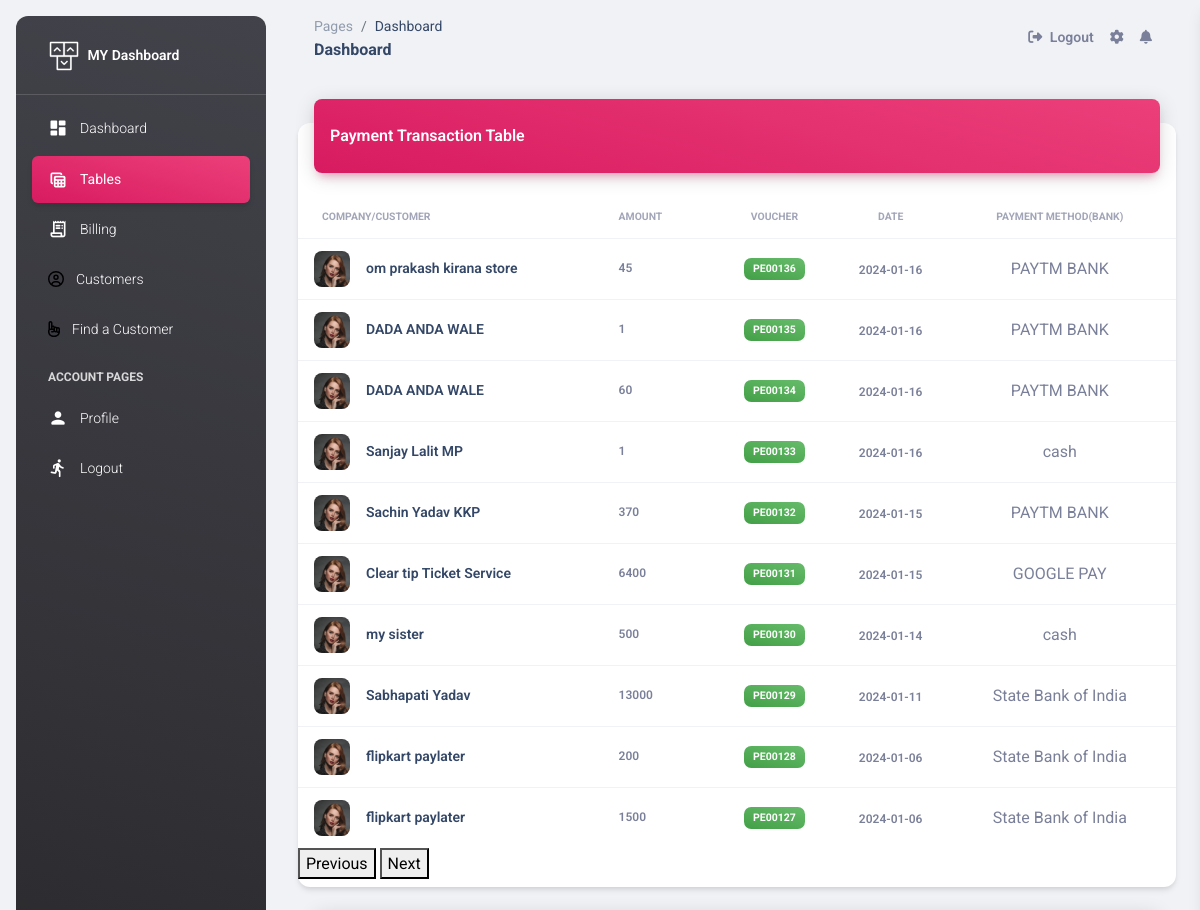
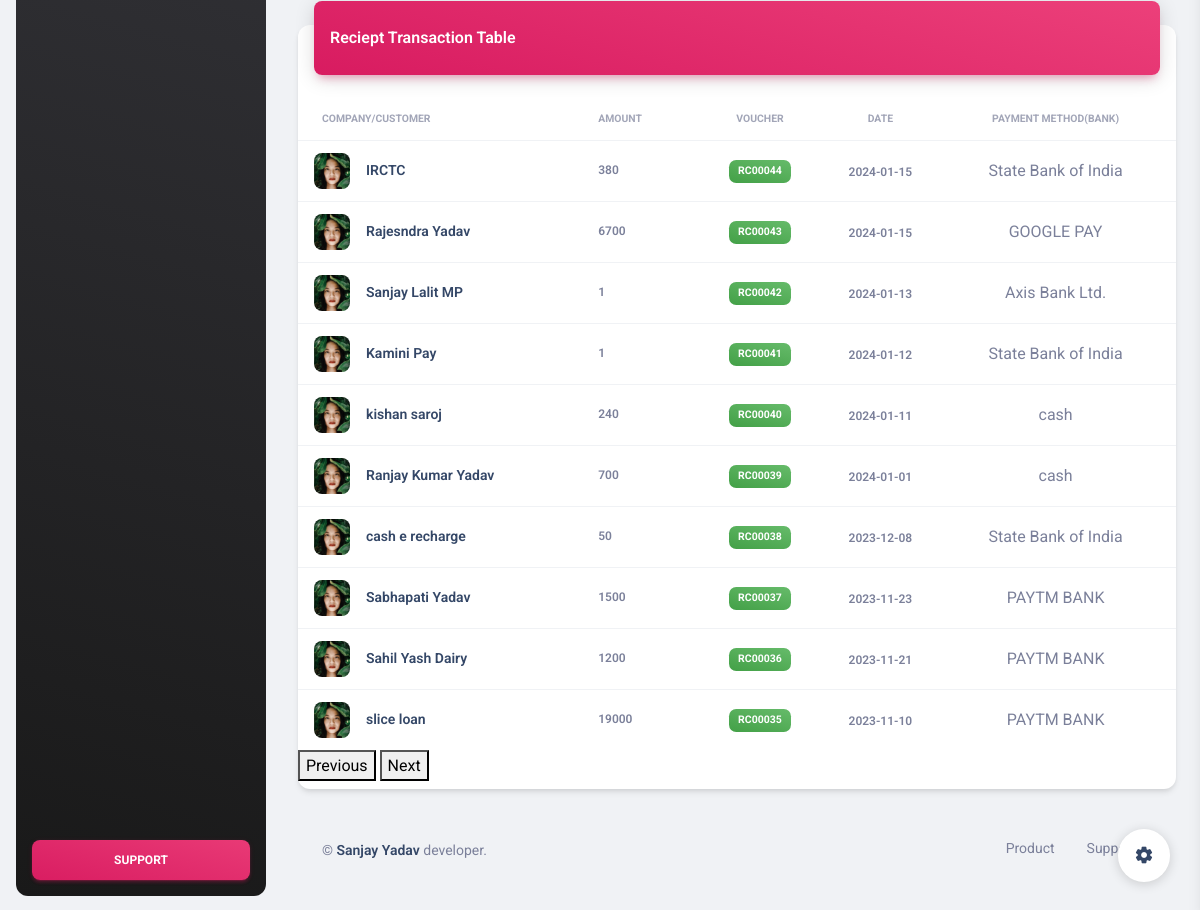
Screenshot of /tables.html (signed in) with the database file from the repository (2 pictures, top to bottom).
### tables this page shows
CREATE TABLE "payment" (
	"paymethod"	varchar(50),
	"ledgername"	varchar(100),
	"Voucher"	varchar(10),
	"Amount"	varchar(8),
	"date"	varchar(10),
	PRIMARY KEY("Voucher")
);

CREATE TABLE "reciept" (
	"reciptmthd"	varchar(50),
	"ledgername"	varchar(100),
	"Voucher"	varchar(10),
	"Amount"	varchar(8),
	"date"	varchar(10),
	PRIMARY KEY("Voucher")
);

### apps/home/routes.py (the view)
@blueprint.route('/<template>')
@login_required
def route_template(template):
    NEWEST=latesttra()
    print(NEWEST)
    page = request.args.get('page', 1, type=int)
    items_per_page = 10                                 # Adjust this based on your needs
    conn = sqlite3.connect(DB_NAME)
    cursor = conn.cursor()
    query = "SELECT ledgername, Amount, Voucher, date, paymethod FROM payment ORDER BY Voucher DESC"
    offset = (page - 1) * items_per_page
    query += f" LIMIT {items_per_page} OFFSET {offset}"
    cursor.execute(query)
    payments = cursor.fetchall()
    conn.close()
    page = request.args.get('page', 1, type=int)
    items_per_page = 10                                 # Adjust this based on your needs
    conn1 = sqlite3.connect(DB_NAME)
    cursor1 = conn1.cursor()
    query1 = "SELECT ledgername,Amount,Voucher,date,reciptmthd FROM reciept ORDER BY Voucher DESC"
    offset = (page - 1) * items_per_page
    query1 += f" LIMIT {items_per_page} OFFSET {offset}"
    cursor1.execute(query1)
    reciept = cursor1.fetchall()
    conn.close()
    page1 = request.args.get('page', 1, type=int)
    items_per_page1 = 40                                 # Adjust this based on your needs
    conn2 = sqlite3.connect(DB_NAME)
    cursor2 = conn2.cursor()
    query2 = "SELECT * from Legders"
    offset1 = (page1 - 1) * items_per_page1
    query1 += f" LIMIT {items_per_page1} OFFSET {offset1}"
    cursor2.execute(query2)
    customers = cursor2.fetchall()
    conn.close()
    conn4 = sqlite3.connect(DB_NAME)
    cursor4 = conn4.cursor()
    query4 = "SELECT * from Legders"
    cursor4.execute(query4)
    customerslist = cursor4.fetchall()
    conn4.close()
    conn5 = sqlite3.connect(DB_NAME)
    cursor5 = conn5.cursor()
    query5 = "SELECT * from paymthd"
    cursor5.execute(query5)
    paymthd = cursor5.fetchall()
    conn5.close()
    rc_number = str(latestvrchofrec())[3:-4]
    print(rc_number)
    incremented_number = int(rc_number[2:]) + 1
    result = "RC" + str(incremented_number).zfill(5)
    print(result)
    rc_number1=str(latestvrchofpay())[3:-4]
    incremented_number1 = int(rc_number1[2:]) + 1
    result1 = "PE" + str(incremented_number1).zfill(5)
    print(result1)
    carddet=card()
    print(carddet)
    try:
        if not template.endswith('.html'):
            template += '.html'
        segment = get_segment(request)
        return render_template("home/" + template, segment=segment,payments=payments, page=page,reciept=reciept,customers=customers,page1=page1,customerslist=customerslist,paymthd=paymthd
        ,NEWEST=NEWEST,result=result,result1=result1,carddet=carddet)
    except TemplateNotFound:
        return render_template('home/page-404.html'), 404
    except:
        return render_template('home/page-500.html'), 500

### apps/__init__.py (called while the page is built)
def configure_database(app):
    @app.before_first_request
    def initialize_database():
        try:
            db.create_all()
        except Exception as e:
            print('> Error: DBMS Exception: ' + str(e) )
            basedir = os.path.abspath(os.path.dirname(__file__))
            app.config['SQLALCHEMY_DATABASE_URI'] = SQLALCHEMY_DATABASE_URI = 'sqlite:///' + os.path.join(basedir, 'db.sqlite3')
            print('> Fallback to SQLite ')
            db.create_all()
    @app.teardown_request
    def shutdown_session(exception=None):
        db.session.remove()

### apps/authentication/models.py (called while the page is built)
@login_manager.user_loader
def user_loader(id):
    return Users.query.filter_by(id=id).first()

### apps/home/routes.py (called while the page is built)
def latestvrchofpay():
    conn=sqlite3.connect(DB_NAME)
    cursor=conn.cursor()
    qr='SELECT max(Voucher) FROM payment'
    cursor.execute(qr)
    p=cursor.fetchall()
    conn.close()
    return p

def latestvrchofrec():
    conn=sqlite3.connect(DB_NAME)
    cursor=conn.cursor()
    qr='SELECT max(Voucher) FROM reciept'
    cursor.execute(qr)
    p1=cursor.fetchall()
    conn.close()
    return p1

def card():
    conn=sqlite3.connect(DB_NAME)
    cursor=conn.cursor()
    qr='SELECT cardno,cardholder,exmonth,exyear,ccv FROM cardinfo'
    cursor.execute(qr)
    p1=cursor.fetchall()
    conn.close()
    return p1

def latesttra():
    query="""SELECT *
FROM payment
UNION
SELECT *
FROM reciept
ORDER BY date DESC LIMIT 8;"""
    conn = sqlite3.connect(DB_NAME)
    cursor = conn.cursor()
    cursor.execute(query)
    data = cursor.fetchall()
    return data

def get_segment(request):
    try:
        segment = request.path.split('/')[-1]
        if segment == '':
            segment = 'index'
        return segment
    except:
        return None

### apps/templates/home/tables.html (shortened to what this page needs)
{% extends "layouts/base.html" %}
{% block content %}
  <div class="container-fluid py-4">
    <div class="row">
      <div class="col-12">
        <div class="card my-4">
          <div class="card-header p-0 position-relative mt-n4 mx-3 z-index-2">
            <div class="bg-gradient-primary shadow-primary border-radius-lg pt-4 pb-3">
              <h6 class="text-white text-capitalize ps-3">Payment Transaction table</h6>
            </div>
          </div>
          <div class="card-body px-0 pb-2" >
            <div class="table-responsive p-0" class="tab-pane fade" id="contact" role="tabpanel" aria-labelledby="contact-tab" id="payment-container">
              <table class="table align-items-center mb-0">
                <thead>
                  <tr>
                    <th class="text-uppercase text-secondary text-xxs font-weight-bolder opacity-7">COMPANY/CUSTOMER</th>
                    <th class="text-uppercase text-secondary text-xxs font-weight-bolder opacity-7 ps-2">AMOUNT</th>
                    <th class="text-center text-uppercase text-secondary text-xxs font-weight-bolder opacity-7">VOUCHER</th>
                    <th class="text-center text-uppercase text-secondary text-xxs font-weight-bolder opacity-7">DATE</th>
                    <th class="text-center text-uppercase text-secondary text-xxs font-weight-bolder opacity-7">PAYMENT METHOD(BANK)</th>
                  </tr>
                </thead>
                <tbody>
                  {% for item in payments %}
                  <tr>
                    <td>
                      <div class="d-flex px-2 py-1">
                        <div>
                          <img src="/static/assets/img/team-3.jpg" class="avatar avatar-sm me-3 border-radius-lg" alt="user4">
                        </div>
                        <div class="d-flex flex-column justify-content-center">
                          <h6 class="mb-0 text-sm">{{ item[0] }}</h6>
                        </div>
                      </div>
                    </td>
                    <td>
                      <p class="text-xs font-weight-bold mb-0">{{ item[1] }}</p>
                    </td>
                    <td class="align-middle text-center text-sm">
                      <span class="badge badge-sm bg-gradient-success">{{ item[2] }}</span>
                    </td>
                    <td class="align-middle text-center">
                      <span class="text-secondary text-xs font-weight-bold">{{ item[3] }}</span>
                    </td>
                    <td class="align-middle text-center">
                      {{ item[4] }}
                    </td>
                  </tr>
                  {% endfor %}
                </tbody>
              </table>
              <button onclick="previousPage()">Previous</button>
              <button onclick="nextPage()">Next</button>
            </div>
          </div>
        </div>
      </div>
    </div>
    <div class="row">
      <div class="col-12">
        <div class="card my-4">
          <div class="card-header p-0 position-relative mt-n4 mx-3 z-index-2">
            <div class="bg-gradient-primary shadow-primary border-radius-lg pt-4 pb-3">
              <h6 class="text-white text-capitalize ps-3">Reciept Transaction table</h6>
            </div>
          </div>
          <div class="card-body px-0 pb-2">
            <div class="table-responsive p-0">
              <table class="table align-items-center justify-content-center mb-0">
                <thead>
                  <tr>
                    <th class="text-uppercase text-secondary text-xxs font-weight-bolder opacity-7">COMPANY/CUSTOMER</th>
                    <th class="text-uppercase text-secondary text-xxs font-weight-bolder opacity-7 ps-2">AMOUNT</th>
                    <th class="text-center text-uppercase text-secondary text-xxs font-weight-bolder opacity-7">VOUCHER</th>
                    <th class="text-center text-uppercase text-secondary text-xxs font-weight-bolder opacity-7">DATE</th>
                    <th class="text-center text-uppercase text-secondary text-xxs font-weight-bolder opacity-7">PAYMENT METHOD(BANK)</th>
                  </tr>
                </thead>
                  <tbody>
                    {% for item in reciept %}
                    <tr>
                      <td>
                        <div class="d-flex px-2 py-1">
                          <div>
                            <img src="/static/assets/img/team-1.jpg" class="avatar avatar-sm me-3 border-radius-lg" alt="user4">
                          </div>
                          <div class="d-flex flex-column justify-content-center">
                            <h6 class="mb-0 text-sm">{{ item[0] }}</h6>
                          </div>
                        </div>
                      </td>
                      <td>
                        <p class="text-xs font-weight-bold mb-0">{{ item[1] }}</p>
                      </td>
                      <td class="align-middle text-center text-sm">
                        <span class="badge badge-sm bg-gradient-success">{{ item[2] }}</span>
                      </td>
                      <td class="align-middle text-center">
                        <span class="text-secondary text-xs font-weight-bold">{{ item[3] }}</span>
                      </td>
                      <td class="align-middle text-center">
                        {{ item[4] }}
                      </td>
                    </tr>
                    {% endfor %}
                  </tbody>
                </table>
                <button onclick="previousPage()">Previous</button>
              <button onclick="nextPage()">Next</button>
            </div>
          </div>
        </div>
      </div>
    </div>
    <footer class="footer py-4  ">
      <div class="container-fluid">
        <div class="row align-items-center justify-content-lg-between">
            <div class="col-lg-6 mb-lg-0 mb-4">
              <div class="copyright text-center text-sm text-muted text-lg-start">
                &copy; <a href="https://sanjayengineer121.github.io/" class="font-weight-bold" target="_blank">Sanjay Yadav</a>
                developer.
              </div>
            </div>
            <div class="col-lg-6">
              <ul class="nav nav-footer justify-content-center justify-content-lg-end">
                <li class="nav-item">
                  <a href="https://github.com/sanjayengineer121/"
                     class="nav-link text-muted" target="_blank">Product</a>
                </li>
                <li class="nav-item">
                  <a href="https://in.linkedin.com/in/ersanjay19" class="nav-link text-muted" target="_blank">Support</a>
                </li>
              </ul>
            </div>
          </div>
      </div>
    </footer>
  </div>
{% endblock content %}

### rows the page displays
payment: ledgername "om prakash kirana store", Amount "45", Voucher "PE00136", date "2024-01-16", paymethod "PAYTM BANK"
payment: ledgername "DADA ANDA WALE", Amount "1", Voucher "PE00135", date "2024-01-16", paymethod "PAYTM BANK"
payment: ledgername "DADA ANDA WALE", Amount "60", Voucher "PE00134", date "2024-01-16", paymethod "PAYTM BANK"
payment: ledgername "Sanjay Lalit MP", Amount "1", Voucher "PE00133", date "2024-01-16", paymethod "cash"
payment: ledgername "Sachin Yadav KKP", Amount "370", Voucher "PE00132", date "2024-01-15", paymethod "PAYTM BANK"
payment: ledgername "Clear tip Ticket Service", Amount "6400", Voucher "PE00131", date "2024-01-15", paymethod "GOOGLE PAY"
payment: ledgername "my sister", Amount "500", Voucher "PE00130", date "2024-01-14", paymethod "cash"
payment: ledgername "Sabhapati Yadav", Amount "13000", Voucher "PE00129", date "2024-01-11", paymethod "State Bank of India"
payment: ledgername "flipkart paylater", Amount "200", Voucher "PE00128", date "2024-01-06", paymethod "State Bank of India"
payment: ledgername "flipkart paylater", Amount "1500", Voucher "PE00127", date "2024-01-06", paymethod "State Bank of India"
reciept: ledgername "IRCTC", Amount "380", Voucher "RC00044", date "2024-01-15", reciptmthd "State Bank of India"
reciept: ledgername "Rajesndra Yadav", Amount "6700", Voucher "RC00043", date "2024-01-15", reciptmthd "GOOGLE PAY"
reciept: ledgername "Sanjay Lalit MP", Amount "1", Voucher "RC00042", date "2024-01-13", reciptmthd "Axis Bank Ltd."
reciept: ledgername "Kamini Pay", Amount "1", Voucher "RC00041", date "2024-01-12", reciptmthd "State Bank of India"
reciept: ledgername "kishan saroj", Amount "240", Voucher "RC00040", date "2024-01-11", reciptmthd "cash"
reciept: ledgername "Ranjay Kumar Yadav", Amount "700", Voucher "RC00039", date "2024-01-01", reciptmthd "cash"
reciept: ledgername "cash e recharge", Amount "50", Voucher "RC00038", date "2023-12-08", reciptmthd "State Bank of India"
reciept: ledgername "Sabhapati Yadav", Amount "1500", Voucher "RC00037", date "2023-11-23", reciptmthd "PAYTM BANK"
reciept: ledgername "Sahil Yash Dairy", Amount "1200", Voucher "RC00036", date "2023-11-21", reciptmthd "PAYTM BANK"
reciept: ledgername "slice loan", Amount "19000", Voucher "RC00035", date "2023-11-10", reciptmthd "PAYTM BANK"
